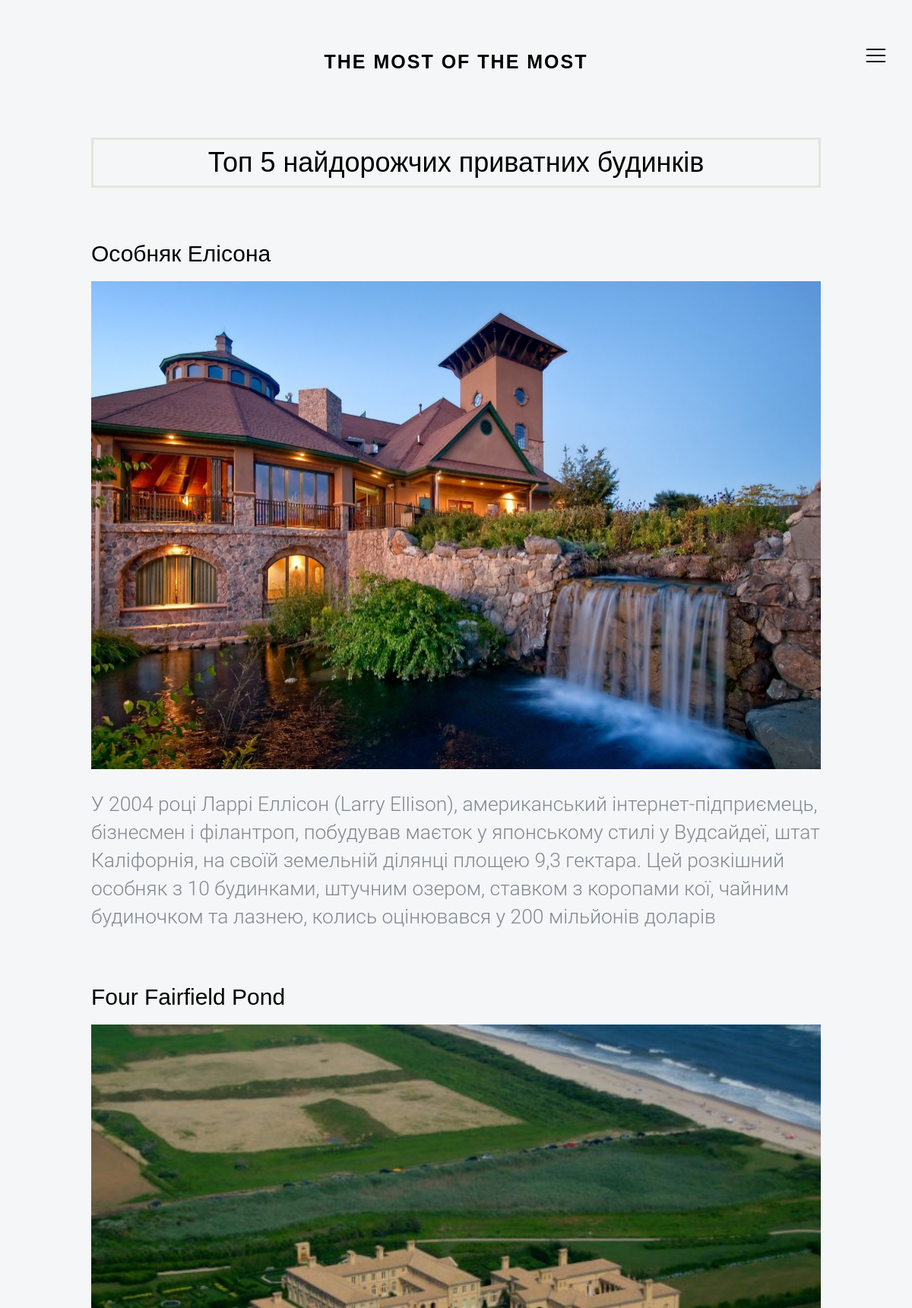
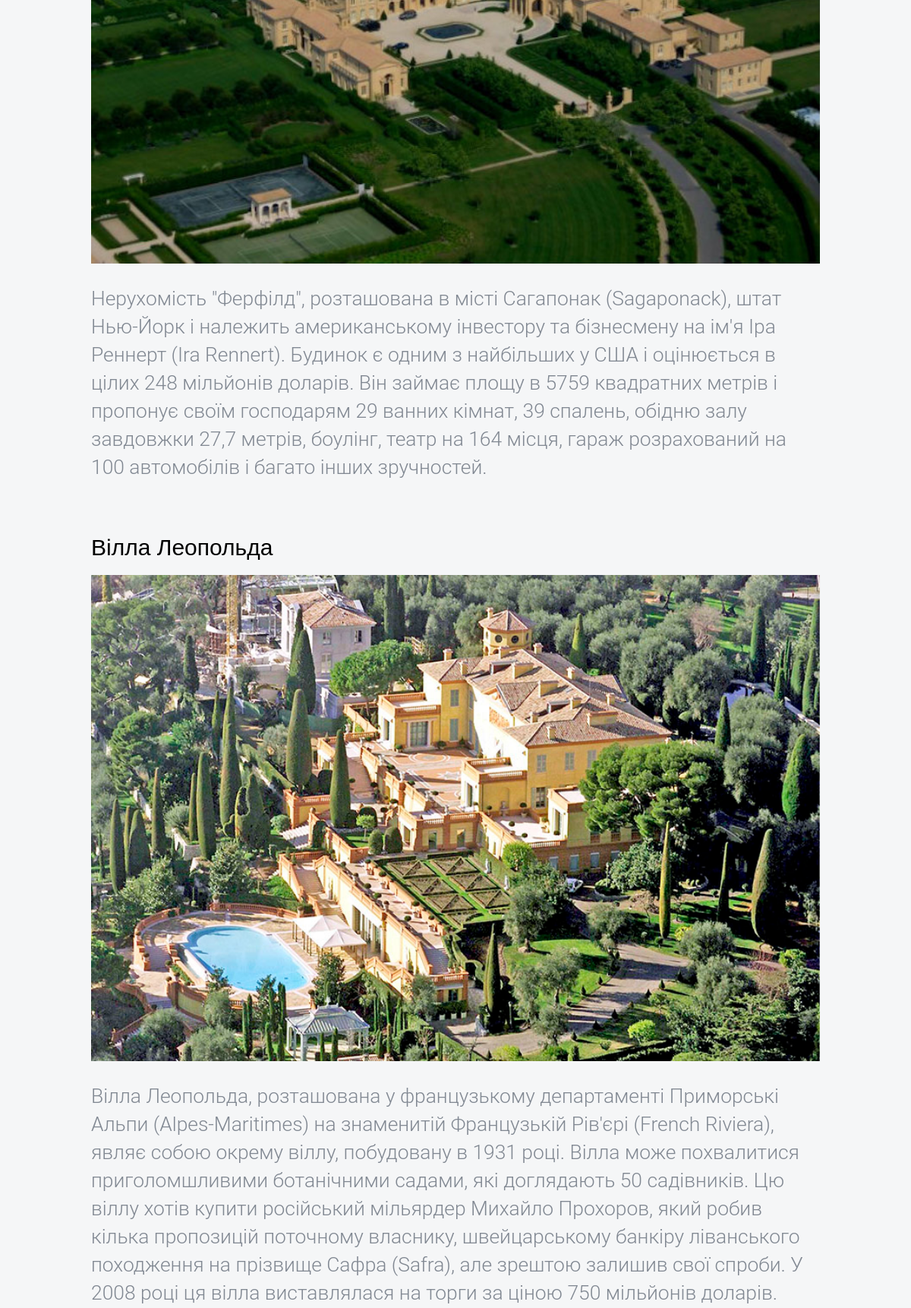
Screenshot of /houses/1 (upper part) with the database file from the repository (2 pictures, top to bottom).
### tables this page shows
CREATE TABLE houses_types (
    id INTEGER PRIMARY KEY AUTOINCREMENT,
    created TIMESTAMP NOT NULL DEFAULT CURRENT_TIMESTAMP,
    topic TEXT NOT NULL,
    title TEXT NOT NULL,
    content TEXT
, img TEXT);

CREATE TABLE houses (
    houses_id INTEGER PRIMARY KEY AUTOINCREMENT,
    content TEXT NOT NULL ,
    render TEXT
   
, Title Text NULL, render2 TEXT, render_three TEXT);

### app.py (the view)
@app.route('/houses/<int:id>')
def houses(id):
    conn = get_db_connection()
    if id == 1:
        id = '1'
        table_name = 'houses'
    elif id == 2:
        id = '2'
        table_name = 'tree_houses'
    elif id == 3:
        id = '3'
        table_name = 'houses_on_wheels'
    elif id == 4:
        id = '4'
        table_name = 'houses_on_water'
    sql = 'SELECT * FROM ' + table_name
    result = conn.execute(sql).fetchall()
    sql_2 = 'SELECT * FROM houses_types WHERE id =' + id
    aaa = conn.execute(sql_2).fetchall()
    conn.close()
    return render_template('houses_test.html', houses = result, img_folder = table_name,  houses_types = aaa)

### app.py (called while the page is built)
def get_db_connection():
    conn = sqlite3.connect('themost.db')
    conn.row_factory = sqlite3.Row
    return conn

### templates/houses_test.html (shortened to what this page needs)
{% extends 'base.html' %}
{% block content %}
   <section id="content-wrap" class="site-page">
   	<div class="row">
   		<div class="col-twelve">
            {% for house_t in houses_types %}
			<h1>{{ house_t['title'] }}</h1>
            {% endfor %}
   			<section class="shop_section layout_padding">
                <div class="container">
				{% for house in houses %}
                        <h2>{{ house['title'] }}</h2>
                        <div class="overlay" class="content-media">
							<img width="1000" src="{{ url_for('static', filename='images/' +  img_folder  + '/' + house['render']) }}">
						</div>
						<p class="lead">{{ house['content'] }}</p>
					{% endfor %}
                </div>
				</section>
			</div>
   		</div>
   	</section>
	{% endblock %}

### templates/base.html (shortened to what this page needs)
<!doctype html>
<html lang="en">
  <head>
     <link rel="stylesheet" href="/static/css/base.2.css">
    <link rel="stylesheet" href="/static/css/style.css">
    <link rel="stylesheet" href="/static/styles/style.2.css">
  </head>
  <body id="top">
    <div id="fh5co-offcanvass">
        <header id="fh5co-header" role="banner">
            <div class="container">
                <div class="row">
                    <div class="col-md-12">
                        <label for="active" class="menu-btn"><span></span></label>
            <div class="content">
                        <a class="navbar-brand" href="/homepage" style="font-size: 25px; width: 21em">The most of the most</a>
                    </div>
                </div>
            </div>
        </header>
    <div class="container">
        {% block content %} {% endblock %}
    </div>
  </body>
</html>

### static/css/base.2.css (style rules this page uses)
.row { width: 80%; max-width: 1170px; margin: 0 auto; }
[class*="col-"], .bgrid { float: left; }

### static/css/style.css (style rules this page uses)
h1 { border: 3px rgb(226, 230, 220) solid; text-align: center; padding: 10px; text-transform: unset; }
.shop_section h2 { padding-top: 50px; }
.shop_section p { padding-top: 20px; font-size: 1.6rem; }
.shop_section img { padding-top: 10px; max-width: 100%; }
.shop_section { margin-top: 0px; }

### static/styles/style.2.css (style rules this page uses)
.content { position: absolute; top: 50%; left: 50%; transform: translate(-50%, -50%); z-index: -1; text-align: center; width: 100%; color: #202020; }
html { font-family: sans-serif; -ms-text-size-adjust: 100%; -webkit-text-size-adjust: 100%; }
body { margin: 0; }
article, aside, details, figcaption, figure, footer, header, hgroup, main, menu, nav, section, summary { display: block; }
a { background-color: transparent; }
h1 { font-size: 2em; margin: 0.67em 0; }
img { border: 0; }
h1, h2, h3, h4, h5, h6, .h1, .h2, .h3, .h4, .h5, .h6 { font-family: inherit; font-weight: 500; line-height: 1.1; color: inherit; }
h1, .h1, h2, .h2, h3, .h3 { margin-top: 20px; margin-bottom: 10px; }
h1, .h1 { font-size: 36px; }
h2, .h2 { font-size: 30px; }
.lead { margin-bottom: 20px; font-size: 16px; font-weight: 300; line-height: 1.4; }
@media (min-width: 768px) { .lead { font-size: 21px; } }
body { font-size: 16px; line-height: 1.42857; color: #333333; background-color: rgba(255, 255, 255, 0.61); }
a { color: #EF5353; text-decoration: none; }
label { display: inline-block; max-width: 10%; margin-bottom: 10px; font-weight: bold; }
body { font-family: "Roboto", arial, sans-serif; font-weight: 300; font-size: 15px; line-height: 26px; color: #818892; background: #f5f6f7; }
a { -webkit-transition: 0.5s; -o-transition: 0.5s; transition: 0.5s; }
p { margin-bottom: 1.5em; }
.shop_section p { padding-top: 20px; font-size: 1.65rem; }
h1, h2, h3, h4, h5, h6 { color: #000; font-family: "Montserrat", arial, sans-serif; }
* { margin: 0; padding: 0; box-sizing: border-box; }
.menu-btn { padding-top: 5.7em; position: absolute; z-index: 2; right: 20px; left: 57em; top: 20px; height: 50px; width: 50px; text-align: center; line-height: 50px; border-radius: 50%; font-size: 20px; cursor: pointer; transition: all 0.2s ease-in-out; }
.menu-btn span, .menu-btn:before, .menu-btn:after { content: ""; position: absolute; top: calc(50% - 5px); left: 0mm; width: 50%; border-bottom: 2px solid #000; transition: transform .3s cubic-bezier(0.215, 0.61, 0.355, 1); }
.menu-btn:before { transform: translateY(-8px); }
.menu-btn:after { transform: translateY(8px); }
#fh5co-header { float: left; width: 100%; position: relative; padding-top: 5em; padding-bottom: 4em; }
#fh5co-header .navbar-brand { text-align: center; font-weight: bold; display: block; float: none !important; width: 200px; margin: 0 auto; text-transform: uppercase; letter-spacing: 2px; font-size: 25px; font-family: "Montserrat", arial, sans-serif; color: #000; }

### rows the page displays
houses_types: title "Топ 5 найдорожчих приватних будинків"
houses: title "Особняк Елісона", render (picture), content "У 2004 році Ларрі Еллісон (Larry Ellison), американський інтернет-підприємець, бізнесмен і філантроп, побудував маєток у японському стилі у Вудсайдеї, штат Каліфорнія, на своїй земельній ділянці площею 9,3 гектара. Цей розкішний особняк з 10 будинками, штучним озером, ставком з коропами кої, чайним будиночком та лазнею, колись оцінювався у 200 мільйонів доларів"
houses: title "Four Fairfield Pond", render (picture), content "Нерухомість \"Ферфілд\", розташована в місті Сагапонак (Sagaponack), штат Нью-Йорк і належить американському інвестору та бізнесмену на ім'я Іра Реннерт (Ira Rennert). Будинок є одним з найбільших у США і оцінюється в цілих 248 мільйонів доларів. Він займає площу в 5759 квадратних метрів і пропонує своїм господарям 29 ванних кімнат, 39 спалень, обідню залу завдовжки 27,7 метрів, боулінг, театр на 164 місця, гараж розрахований на 100 автомобілів і багато інших зручностей."
houses: title "Вілла Леопольда", render (picture), content "Вілла Леопольда, розташована у французькому департаменті Приморські Альпи (Alpes-Maritimes) на знаменитій Французькій Рів'єрі (French Riviera), являє собою окрему віллу, побудовану в 1931 році. Вілла може похвалитися приголомшливими ботанічними садами, які доглядають 50 садівників. Цю віллу хотів купити російський мільярдер Михайло Прохоров, який робив кілька пропозицій поточному власнику, швейцарському банкіру ліванського походження на прізвище Сафра (Safra), але зрештою залишив свої спроби. У 2008 році ця вілла виставлялася на торги за ціною 750 мільйонів доларів."
